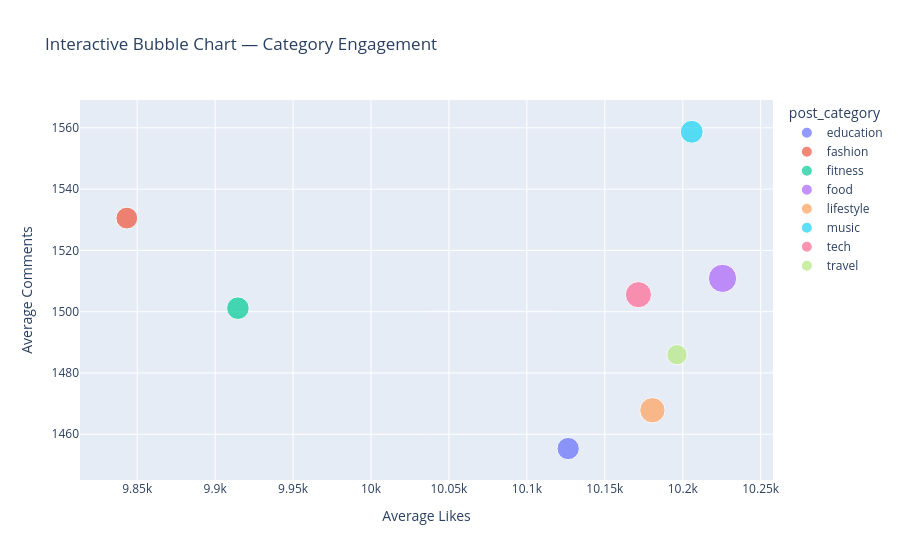

The notebook cell this image was saved under:
### Markdown cell above
#### 3. Interactive Bubble Chart

### Code cell
bubble_data = (df.groupby("post_category")
    .agg(
        avg_likes=("likes", "mean"),
        avg_comments=("comments", "mean"),
        avg_engagement=("engagement_rate", "mean")
    )
    .reset_index()
)

fig = px.scatter(
    bubble_data,
    x="avg_likes",
    y="avg_comments",
    size="avg_engagement",
    color="post_category",
    hover_name="post_category",
    title="Interactive Bubble Chart — Category Engagement",
    labels={"avg_likes": "Average Likes","avg_comments": "Average Comments","avg_engagement": "Average Engagement Rate"}
)

fig.show()

### Figure 1 — Plotly figure (JSON) as saved in the notebook; plotly's stock layout.template omitted (floating-point values rounded to 4 significant figures)
{"data": [{"hovertemplate": "<b>%{hovertext}</b><br><br>post_category=education<br>Average Likes=%{x}<br>Average Comments=%{y}<br>Average Engagement Rate=%{marker.size}<extra></extra>", "hovertext": ["education"], "legendgroup": "education", "marker": {"color": "#636efa", "size": [0.8442], "sizemode": "area", "sizeref": 0.003397, "symbol": "circle"}, "mode": "markers", "name": "education", "orientation": "v", "showlegend": true, "type": "scatter", "x": [10130.0], "xaxis": "x", "y": [1455.0], "yaxis": "y"}, {"hovertemplate": "<b>%{hovertext}</b><br><br>post_category=fashion<br>Average Likes=%{x}<br>Average Comments=%{y}<br>Average Engagement Rate=%{marker.size}<extra></extra>", "hovertext": ["fashion"], "legendgroup": "fashion", "marker": {"color": "#EF553B", "size": [0.8071], "sizemode": "area", "sizeref": 0.003397, "symbol": "circle"}, "mode": "markers", "name": "fashion", "orientation": "v", "showlegend": true, "type": "scatter", "x": [9843.0], "xaxis": "x", "y": [1531.0], "yaxis": "y"}, {"hovertemplate": "<b>%{hovertext}</b><br><br>post_category=fitness<br>Average Likes=%{x}<br>Average Comments=%{y}<br>Average Engagement Rate=%{marker.size}<extra></extra>", "hovertext": ["fitness"], "legendgroup": "fitness", "marker": {"color": "#00cc96", "size": [0.8656], "sizemode": "area", "sizeref": 0.003397, "symbol": "circle"}, "mode": "markers", "name": "fitness", "orientation": "v", "showlegend": true, "type": "scatter", "x": [9915.0], "xaxis": "x", "y": [1501.0], "yaxis": "y"}, {"hovertemplate": "<b>%{hovertext}</b><br><br>post_category=food<br>Average Likes=%{x}<br>Average Comments=%{y}<br>Average Engagement Rate=%{marker.size}<extra></extra>", "hovertext": ["food"], "legendgroup": "food", "marker": {"color": "#ab63fa", "size": [1.359], "sizemode": "area", "sizeref": 0.003397, "symbol": "circle"}, "mode": "markers", "name": "food", "orientation": "v", "showlegend": true, "type": "scatter", "x": [10230.0], "xaxis": "x", "y": [1511.0], "yaxis": "y"}, {"hovertemplate": "<b>%{hovertext}</b><br><br>post_category=lifestyle<br>Average Likes=%{x}<br>Average Comments=%{y}<br>Average Engagement Rate=%{marker.size}<extra></extra>", "hovertext": ["lifestyle"], "legendgroup": "lifestyle", "marker": {"color": "#FFA15A", "size": [1.091], "sizemode": "area", "sizeref": 0.003397, "symbol": "circle"}, "mode": "markers", "name": "lifestyle", "orientation": "v", "showlegend": true, "type": "scatter", "x": [10180.0], "xaxis": "x", "y": [1468.0], "yaxis": "y"}, {"hovertemplate": "<b>%{hovertext}</b><br><br>post_category=music<br>Average Likes=%{x}<br>Average Comments=%{y}<br>Average Engagement Rate=%{marker.size}<extra></extra>", "hovertext": ["music"], "legendgroup": "music", "marker": {"color": "#19d3f3", "size": [0.8888], "sizemode": "area", "sizeref": 0.003397, "symbol": "circle"}, "mode": "markers", "name": "music", "orientation": "v", "showlegend": true, "type": "scatter", "x": [10210.0], "xaxis": "x", "y": [1559.0], "yaxis": "y"}, {"hovertemplate": "<b>%{hovertext}</b><br><br>post_category=tech<br>Average Likes=%{x}<br>Average Comments=%{y}<br>Average Engagement Rate=%{marker.size}<extra></extra>", "hovertext": ["tech"], "legendgroup": "tech", "marker": {"color": "#FF6692", "size": [1.16], "sizemode": "area", "sizeref": 0.003397, "symbol": "circle"}, "mode": "markers", "name": "tech", "orientation": "v", "showlegend": true, "type": "scatter", "x": [10170.0], "xaxis": "x", "y": [1506.0], "yaxis": "y"}, {"hovertemplate": "<b>%{hovertext}</b><br><br>post_category=travel<br>Average Likes=%{x}<br>Average Comments=%{y}<br>Average Engagement Rate=%{marker.size}<extra></extra>", "hovertext": ["travel"], "legendgroup": "travel", "marker": {"color": "#B6E880", "size": [0.7022], "sizemode": "area", "sizeref": 0.003397, "symbol": "circle"}, "mode": "markers", "name": "travel", "orientation": "v", "showlegend": true, "type": "scatter", "x": [10200.0], "xaxis": "x", "y": [1486.0], "yaxis": "y"}], "layout": {"legend": {"itemsizing": "constant", "title": {"text": "post_category"}, "tracegroupgap": 0}, "title": {"text": "Interactive Bubble Chart — Category Engagement"}, "xaxis": {"anchor": "y", "domain": [0, 1], "title": {"text": "Average Likes"}}, "yaxis": {"anchor": "x", "domain": [0, 1], "title": {"text": "Average Comments"}}}}
